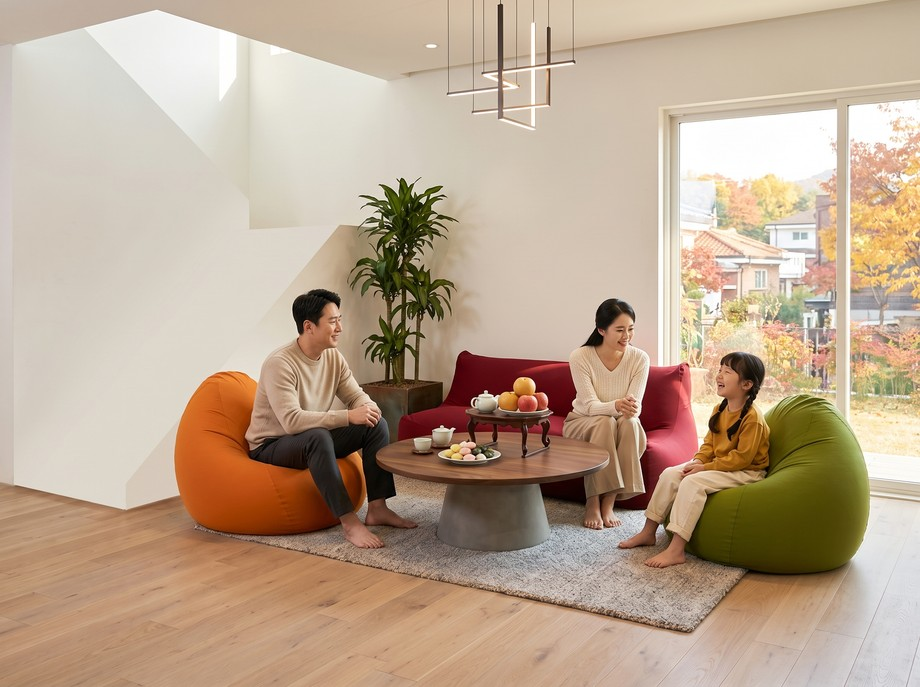
#> input picture chuseok.jpg, 920 x 687 px, given in place of pyr_base.png, which was not available
$ python cf_pyramid.py ../.. ../../family.jpg
#> lines starting #> are read from the running program, lines starting #| are printed output that depends on the picture; after the words box and inside, x2 and y2 are one past the last pixel; in counts of white or black regions, pixels touching at a corner belong together; pictures that were not available may be replaced by others from this repository, and a replacement may not be noted
### scripts/cf-remake/cf_full.py
"""
요기보 팟 CF 리메이크 — 33.03초 전체를 한 번에 렌더링한다.

구간 시각은 레퍼런스 장면 전환 실측(18구간)이라 회사 원본 음원 박자와 그대로 맞는다.
글자·로고·노란 카드는 전부 여기서 그린다(한글은 Pretendard, 영어는 OFL Fraunces) — AI 는 글자를 그리지 않는다.
실사 구간은 Seedance 클립(720p)을 1080p 로 올려 쓴다.

사용: python cf_full.py <출력.mp4> [자산폴더]
"""
import math, os, subprocess, sys
from functools import lru_cache
import numpy as np
from PIL import Image, ImageDraw, ImageFont, ImageFilter

W, H = 1920, 1080
FPS_NUM, FPS_DEN = 24000, 1001
FPS = FPS_NUM / FPS_DEN
A = sys.argv[2] if len(sys.argv) > 2 else os.path.dirname(os.path.abspath(__file__))
KR_FONT = os.path.join(os.path.dirname(os.path.abspath(__file__)), "..", "..", "fonts", "PretendardVariable.ttf")   # 저장소 fonts/ — PC 가 바뀌어도 그대로
EN_FONT = os.path.join(A, "Fraunces.ttf")          # OFL — Cooper Black 라이선스가 확인되면 여기만 바꾼다

GREEN, PINK, TEAL, MINT = (40, 136, 24), (248, 88, 88), (88, 184, 200), (62, 224, 197)
WHITE, INK = (255, 255, 255), (26, 26, 26)

# 레퍼런스 장면 전환 실측(초)
B = [0, 2.169, 5.589, 7.966, 9.718, 9.885, 11.178, 12.596, 13.889, 16.725,
     18.101, 21.313, 22.564, 25.067, 26.693, 28.529, 29.905, 30.739, 33.033]

# 실사 클립: (파일, 시작 오프셋) — 클립마다 가장 좋은 구간을 골라 넣는다
CLIPS = {
    "A": ("cfA.mp4", 2.6), "B": ("cfB.mp4", 3.2), "C": ("cfC.mp4", 3.0),
    "D": ("cfD.mp4", 1.3), "E": ("cfE.mp4", 2.4), "F": ("cfF.mp4", 1.5), "G": ("cfG.mp4", 3.1),
    # v2 — 노란 제품 카드 대신 장점을 직접 보여주는 실사 (사용자 요청 2026-09-30)
    "H": ("cfH.mp4", 2.4), "I": ("cfI.mp4", 3.2), "J": ("cfJ.mp4", 1.7),
}
# v3 — 사용자 요청 2026-09-30: A 여성B→여성E, E 여성E→여성B(원본은 컷 중간에 얼굴이 바뀜),
# I 팟이 너무 작게 나와 실측(95×85cm, 여성D 173cm)으로 다시. 세 컷 모두 Seedance 2.5 1080p.
CLIPS.update({"A": ("cfA3.mp4", 2.3), "E": ("cfE3.mp4", 1.9), "I": ("cfI3.mp4", 3.0)})
# v4 — D 도 팟이 발받침처럼 작게 나와 다시(사용자 요청 2026-09-30): 서 있을 때 팟 윗면이 허리, 앉으면 발이 뜬다.
CLIPS.update({"D": ("cfD4.mp4", 1.7)})


# ── 기본 도구 ─────────────────────────────────────────────
def clamp01(x):
    return min(max(x, 0.0), 1.0)


def ease_out_back(x, s=1.70158):
    x = clamp01(x) - 1
    return x * x * ((s + 1) * x + s) + 1


def ease_out_cubic(x):
    return 1 - (1 - clamp01(x)) ** 3


def ease_in_out(x):
    x = clamp01(x)
    return 3 * x * x - 2 * x * x * x


# [70 lines left out: functions yellow_bg, kr, en, text_layer, blit, key_yellow, not called in this run]


def trim_alpha(img, pad=6):
    bb = img.getchannel("A").point(lambda v: 255 if v > 40 else 0).getbbox()
    return img.crop((bb[0] - pad, bb[1] - pad, bb[2] + pad, bb[3] + pad)) if bb else img


# [12 lines left out: function ring_sprites, not called in this run]


# ── 자산 ──────────────────────────────────────────────────
ASSETS = {}


# [26 lines left out: functions make_vinyl, load_assets, not called in this run]


# ── 실사 클립 읽기 ────────────────────────────────────────
class ClipReader:
    # [19 lines left out: functions __init__, frame, close, not called in this run]


READERS = {}


# [102 lines left out: functions live, pop_text, s01_intro, s02_titles, ring_frame, s03_pot and 1 more, not called in this run]


def s05_flash(t, T):
    a = 1 - abs(t / T - 0.5) * 0.6
    return Image.blend(yellow_bg().copy(), Image.new("RGBA", (W, H), (255, 255, 255, 255)), clamp01(a))


# [128 lines left out: functions s06_office, s07_game, s08_read, s09_colors, s10_colorful, s11_sit and 7 more, not called in this run]


SCENES = [s01_intro, s02_titles, s03_pot, s04_beanbag, s05_flash, s06_office, s07_game, s08_read, s09_colors,
          s10_colorful, s11_sit, s12_durable, s13_light_conform, s14_soft, s15_heal, s16_rest, s17_discover, s18_logo]


def scene_at(t):
    return max(k for k in range(len(SCENES)) if B[k] <= t + 1e-6)


# [32 lines left out: functions render_stills, main, not called in this run]


# [2 lines that do not run on import are left out]

### scripts/cf-remake/cf_pyramid.py
"""
요기보 피라미드 CF 리메이크 — 35.28초 전체를 한 번에 렌더링한다.

구간 시각은 레퍼런스(요기보 피라미드 35초 · 18컷) 장면 전환 실측이라 회사 원본 음원 박자와 그대로 맞는다.
화면은 요즘 톤으로 바꿨다(사용자 요청 2026-09-30): 네온 삼각 터널 · 무지개 블롭 · 3D 미끄럼틀 · 이모지 대신
단색 컬러블록 배경 + Pretendard 한 가지 서체의 키네틱 타이포 + 제품이 '툭' 떨어져 말랑하게 튀는 모션.
레퍼런스에 없던 모델 연출은 실사 11컷(Seedance 2.5)으로 넣었다 — 피라미드는 아이에게 딱 맞는 크기라 아이 위주.

제품 컷아웃은 노란 배경(#F9DB06)으로 뽑아 여기서 빼낸다. 모양 기준은 이관 컷(cand_pyramid_*)의
'말랑한 삼각뿔' — DB 형태 설명(양파 돔)은 틀렸다.

사용: python cf_pyramid.py <출력.mp4> [자산폴더]
"""
import math, os, random, subprocess, sys
import numpy as np
from PIL import Image, ImageDraw, ImageFilter

sys.path.insert(0, os.path.dirname(os.path.abspath(__file__)))
from cf_full import (W, H, clamp01, ease_out_back, ease_out_cubic, ease_in_out,  # noqa: E402
                     text_layer, blit, trim_alpha, pop_text)

FPS = 30
A = sys.argv[2] if len(sys.argv) > 2 else os.path.dirname(os.path.abspath(__file__))

CREAM, INK, WHITE = (246, 241, 231), (22, 22, 26), (255, 255, 255)
PINK, MINT, LILAC = (239, 0, 102), (47, 224, 200), (217, 204, 245)
BLUSH, SKY, SAFFRON = (246, 190, 206), (196, 226, 243), (245, 184, 46)

# 레퍼런스 장면 전환 실측(초) — 음원 박자와 맞는 자리
B = [0, 0.7, 1.6, 2.5, 4.5, 5.6, 7.167, 8.3, 9.967, 12.0, 13.633, 14.933, 17.2,
     20.167, 21.033, 21.3, 22.567, 23.6, 25.2, 27.233, 29.3, 31.5, 32.4, 35.283]

# 실사 클립: (파일, 시작 오프셋) — 클립마다 가장 좋은 구간을 골라 넣는다
CLIPS = {
    "tok": ("p_tok.mp4", 1.4), "size": ("p_size.mp4", 2.3), "relax": ("p_relax.mp4", 1.2),
    "q1": ("p_q1.mp4", 1.0), "q2": ("p_q2.mp4", 1.8), "q3": ("p_q3.mp4", 0.5), "q4": ("p_q4.mp4", 0.8),
    "attach": ("p_attach.mp4", 0.5), "durable": ("p_durable.mp4", 0.6),
    "colors": ("p_colors.mp4", 0.2), "rest": ("p_rest.mp4", 0.3),
}


# ── 기본 도구 ─────────────────────────────────────────────
def solid(rgb):
    return Image.new("RGBA", (W, H), rgb + (255,))


def ease_in(x):
    x = clamp01(x)
    return x * x


# [38 lines left out: functions blit_squash, drop_pose, soft_shadow, not called in this run]


def rounded_triangle(size, rgb, radius=0.12):
    """꼭짓점이 둥근 정삼각형 — 4배로 그려 줄여서 가장자리를 매끈하게."""
    S = size * 4
    im = Image.new("L", (S, S), 0)
    h = S * math.sqrt(3) / 2
    pts = [(S / 2, (S - h) / 2), (S, (S + h) / 2), (0, (S + h) / 2)]
    ImageDraw.Draw(im).polygon(pts, fill=255)
    im = im.filter(ImageFilter.GaussianBlur(S * radius / 3)).point(lambda v: 255 if v > 128 else 0)
    im = im.resize((size, size), Image.LANCZOS)
    out = Image.new("RGBA", (size, size), rgb + (255,))
    out.putalpha(im)
    return out


# ── 제품 컷아웃 ───────────────────────────────────────────
def key_yellow_soft(path):
    """노란 배경과 그 위 옅은 그림자까지 뺀다(원래 크기 유지). 피라미드 색 중 노랑은 없다."""
#> called with path = '../../family.jpg/pyr_base.png'
    src = Image.open(path).convert("RGB")
#> src is the input picture: PIL image 920x687 RGB; mean R, G, B 188.6, 166.7, 145
    hsv = np.asarray(src.convert("HSV")).astype(np.float32)
    hue, sat, val = hsv[..., 0] * 360 / 255, hsv[..., 1] / 255, hsv[..., 2] / 255
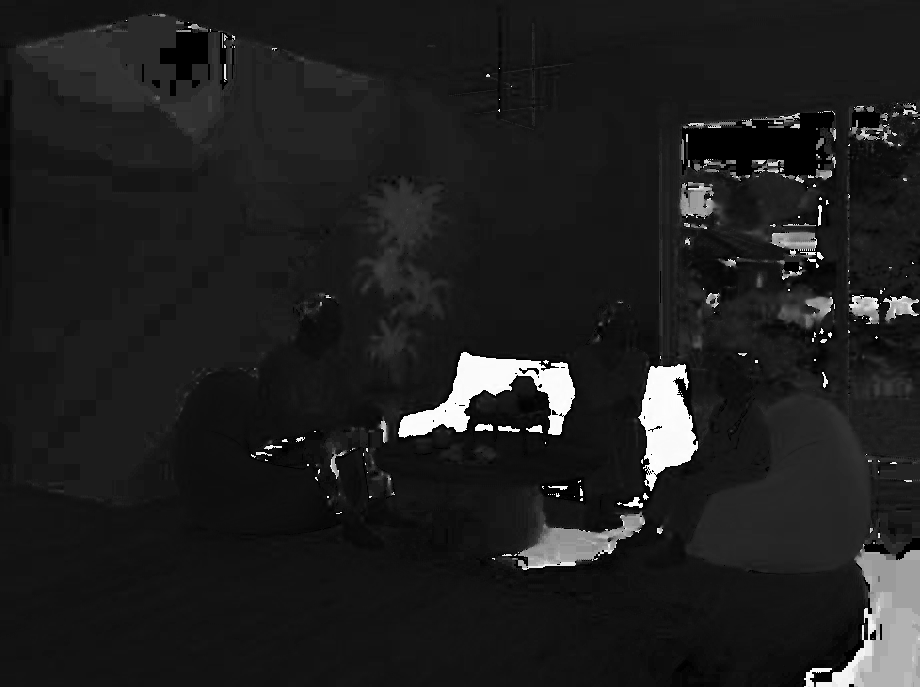
#> hue: shape (687, 920) float32; min 0, max 358.6, mean 44.2; drawn with min black and max white
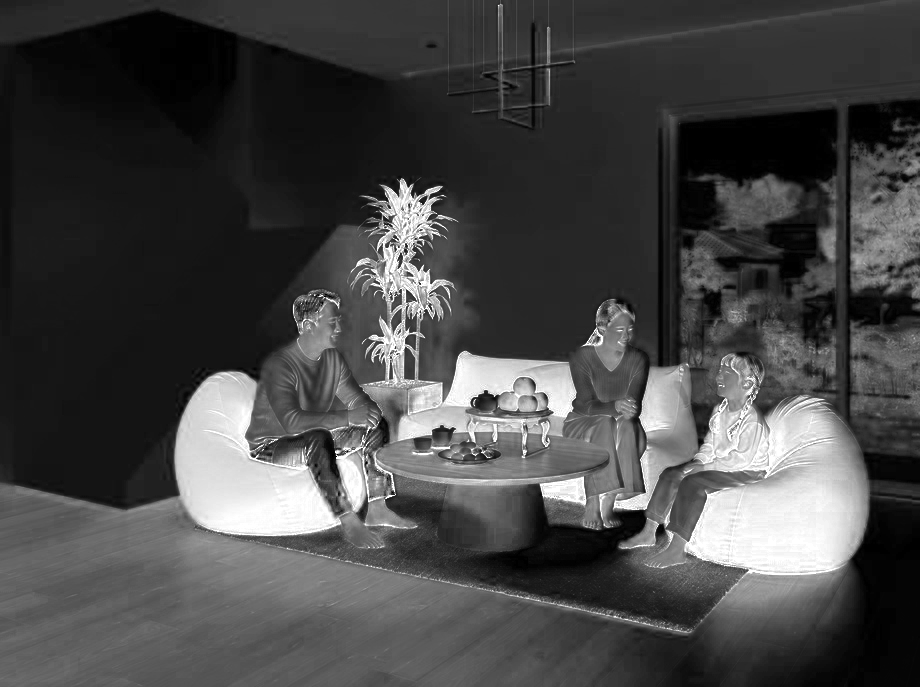
#> sat: shape (687, 920) float32; min 0, max 1, mean 0.276
    bg = (hue > 36) & (hue < 68) & (sat > 0.5) & (val > 0.3)
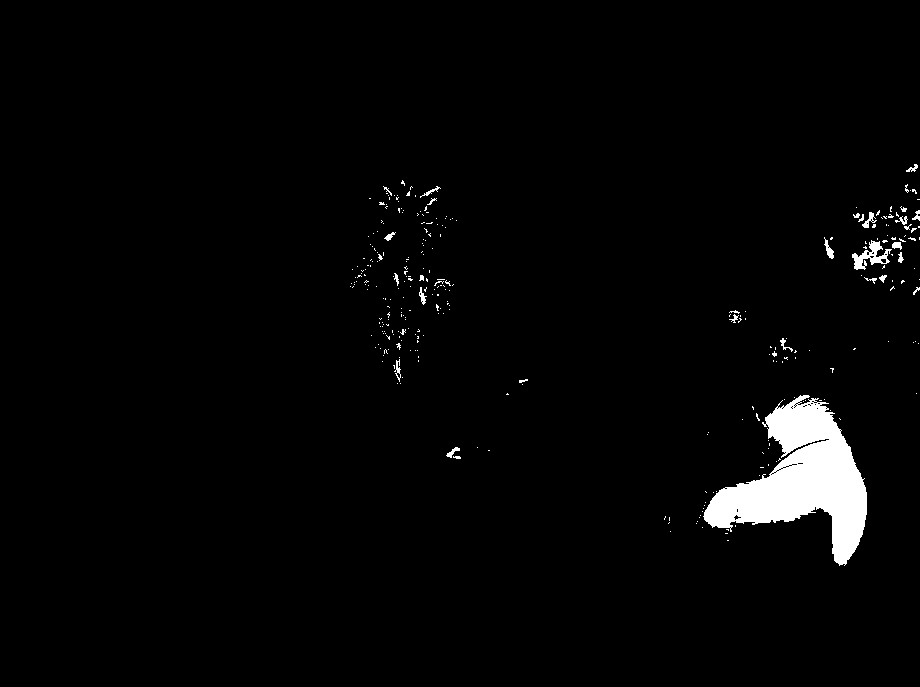
#> bg: shape (687, 920) bool; 2.4% white; 309 white regions (281 under 20 px), largest, box (x1, y1, x2, y2) and area: (703, 395, 867, 566) 12599, (852, 240, 892, 270) 477, (824, 237, 834, 259) 91
    alpha = Image.fromarray(((~bg) * 255).astype(np.uint8)).filter(ImageFilter.MinFilter(3)).filter(ImageFilter.GaussianBlur(1.2))
    out = src.convert("RGBA")
    out.putalpha(alpha)
    return out


def recolor(base, rgb):
    """원형 피라미드 한 장의 명암(그림자·하이라이트·솔기)은 그대로 두고 색만 입힌다.
    모든 색이 같은 모양이 된다 — 색마다 따로 생성하면 파이거나 기우는 등 모양이 흔들렸다."""
    a = np.asarray(base).astype(np.float32)
    lum = (0.299 * a[..., 0] + 0.587 * a[..., 1] + 0.114 * a[..., 2]) / 255
    solid_px = a[..., 3] > 200
    ref = float(np.median(lum[solid_px])) if solid_px.any() else 0.7
    shade = np.clip(lum / max(ref, 1e-3), 0, 1.6)[..., None]
    col = np.array(rgb, np.float32)[None, None, :]
    out = np.where(shade <= 1, col * shade, col + (255 - col) * (shade - 1) / 0.6 * 0.55)
    out = np.clip(out, 0, 255)
    return Image.fromarray(np.dstack([out, a[..., 3:4]]).astype(np.uint8), "RGBA")


PYR_COLORS = {
    "pink": (239, 0, 102), "green": (122, 201, 67), "blue": (36, 56, 216), "mint": (47, 224, 200),
    "lavender": (184, 156, 240), "cherry": (121, 6, 25), "charcoal": (58, 61, 64), "greige": (189, 178, 166),
    "blush": (229, 185, 200), "sky": (190, 221, 239), "peach": (247, 169, 135), "navy": (31, 42, 90),
    "lilac": (201, 182, 228),
}

ASSETS = {}


def load_assets():
    # 제품은 전부 이관 컷(cand_pyramid_blossompink_b_jp1)의 피라미드를 원형 그대로 떼어낸 한 장에서 나온다(사용자 요청 2026-10-01)
    base = trim_alpha(key_yellow_soft(os.path.join(A, "pyr_base.png")))
#> in trim_alpha, `bb = img.getchannel("A").point(lambda v: 255 if v > 40 else 0).getbbox()`: bb = (0, 0, 920, 687)
    for name, rgb in PYR_COLORS.items():
        ASSETS[name] = recolor(base, rgb)
#> this loop made 13 passes
#> pass 1, in recolor, `lum = (0.299 * a[..., 0] + 0.587 * a[..., 1] + 0.114 * a[..., 2]) / 255`:
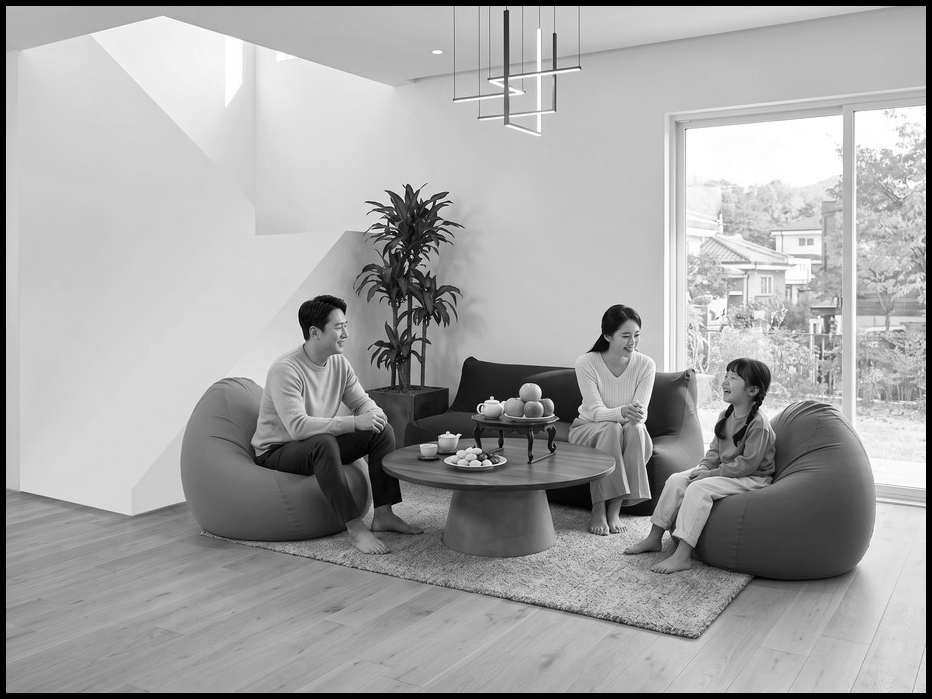
#> lum: shape (699, 932) float32; min 0, max 1, mean 0.65
#> pass 1, in recolor, `solid_px = a[..., 3] > 200`:
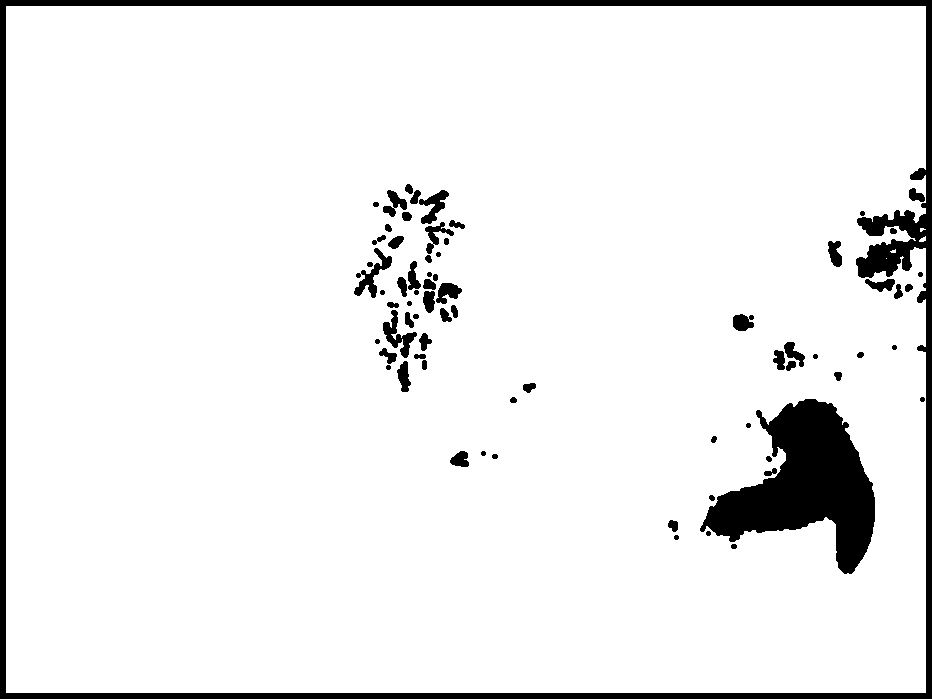
#> solid_px: shape (699, 932) bool; 93.1% white; 72 black regions, largest, box (x1, y1, x2, y2) and area: (0, 0, 932, 699) 22413, (700, 399, 875, 574) 14858, (354, 248, 392, 298) 591
#> after the loop, ASSETS = 13 items
    ASSETS["hero_pink"], ASSETS["hero_mint"], ASSETS["hero_stripe"] = ASSETS["pink"], ASSETS["mint"], ASSETS["navy"]
    g = Image.open(os.path.join(A, "giza.png")).convert("RGBA")
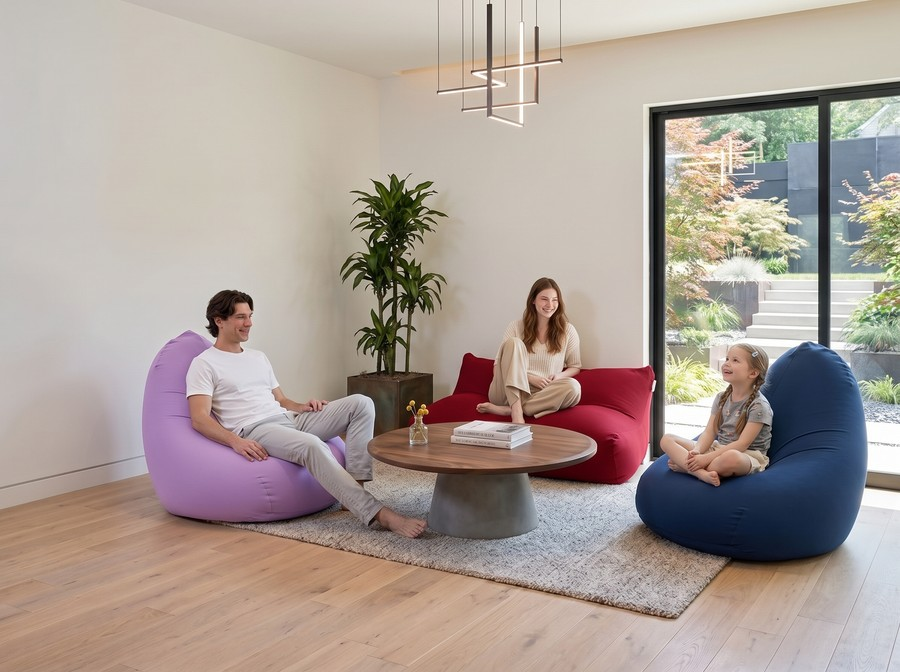
#> input picture family.jpg, 900 x 672 px, given in place of giza.png, which was not available
    ASSETS["giza"] = g.resize((W, int(g.height * W / g.width)), Image.LANCZOS).crop((0, 0, W, H))
    ASSETS["logo"] = Image.open(os.path.join(A, "yogibo_logo3_on.png")).convert("RGBA")
    ASSETS["tri"] = rounded_triangle(760, WHITE)
#> in rounded_triangle, `im = Image.new("L", (S, S), 0)`: im: PIL image 3040x3040 L; every value is 0
#> in rounded_triangle, `ImageDraw.Draw(im).polygon(pts, fill=255)`: im: PIL image 3040x3040 L; 43.4% white; 1 white region, box (x1, y1, x2, y2) and area: (0, 203, 3040, 2837) 4006313
#> in rounded_triangle, `im = im.filter(ImageFilter.GaussianBlur(S * radius / 3)).point(lambda ..`: im: PIL image 3040x3040 L; 42.6% white; 1 white region, box (x1, y1, x2, y2) and area: (122, 366, 2920, 2836) 3936188
#> in rounded_triangle, `im = im.resize((size, size), Image.LANCZOS)`:
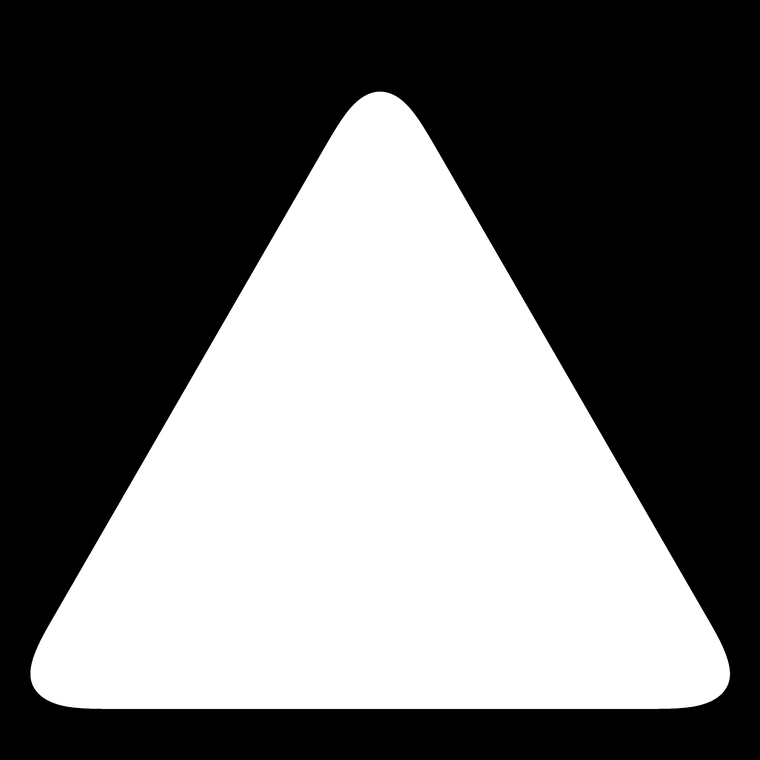
#> im: PIL image 760x760 L; min 0, max 255, mean 108.6
#> in rounded_triangle, `out = Image.new("RGBA", (size, size), rgb + (255,))`: out: PIL image 760x760 RGBA; every value is 255
    rnd = random.Random(7)
    ASSETS["beads"] = [(rnd.uniform(0.05, 0.95), rnd.uniform(0, 1), rnd.uniform(9, 26), rnd.uniform(0.25, 0.7))
                       for _ in range(34)]
    ASSETS["burst"] = [(rnd.uniform(0, 2 * math.pi), rnd.uniform(0.55, 1.15), rnd.uniform(-160, 160), rnd.choice(
        ["pink", "blue", "mint", "green", "lavender", "cherry", "charcoal", "navy", "blush", "sky", "peach", "lilac"]))
        for _ in range(16)]


# ── 실사 클립 읽기 ────────────────────────────────────────
class ClipReader:
    # [22 lines left out: functions __init__, frame, close, not called in this run]


READERS = {}


# [5 lines left out: function live, not called in this run]


def close_readers():
    for k in list(READERS):
        READERS.pop(k).close()


def caption(c, text, t, t0, y=H - 250, size=112, weight=860):
    """실사 위 가운데 아래 자막 — 흰 글자 + 옅은 그림자, 톡 튀어나온다."""
    pop_text(c, text_layer(text, weight, size, WHITE, shadow=True), W / 2, y, t, t0)


# ── 장면들 (t 는 장면 안 시각, T 는 장면 길이) ────────────
# [25 lines left out: functions s_intro, s_logo, s_title, not called in this run]


PALETTE3 = [("pink", W / 2 - 520), ("green", W / 2), ("blue", W / 2 + 520)]


# [110 lines left out: functions three_drop, s_drop, s_cute, s_tok, s_size, s_relax and 7 more, not called in this run]


def s_brand1(t, T):
    return brand_card(SAFFRON, ASSETS["hero_pink"], t, 0.05)


def s_flash(rgb):
    def f(t, T):
        return solid(rgb)
    return f


# [79 lines left out: functions s_brand2, s_brand3, s_small, s_bigger, s_burst, s_rest and 2 more, not called in this run]


SCENES = [s_intro, s_logo, s_title, s_drop, s_cute, s_tok, s_size, s_relax, s_quad, s_attach, s_durable,
          s_patent, s_colors, s_brand1, s_flash(PINK), s_brand2, s_brand3, s_small, s_bigger, s_burst,
          s_rest, s_discover, s_end]
assert len(SCENES) == len(B) - 1


def scene_at(t):
    return max(k for k in range(len(SCENES)) if B[k] <= t + 1e-6)


# [7 lines left out: function render_stills, not called in this run]


def main(out):
    load_assets()
    n_total = round(B[-1] * FPS)
    tmp = out.replace(".mp4", "_noaudio.mp4")
#> (the run stopped early here; a loop or call above may not have finished)
